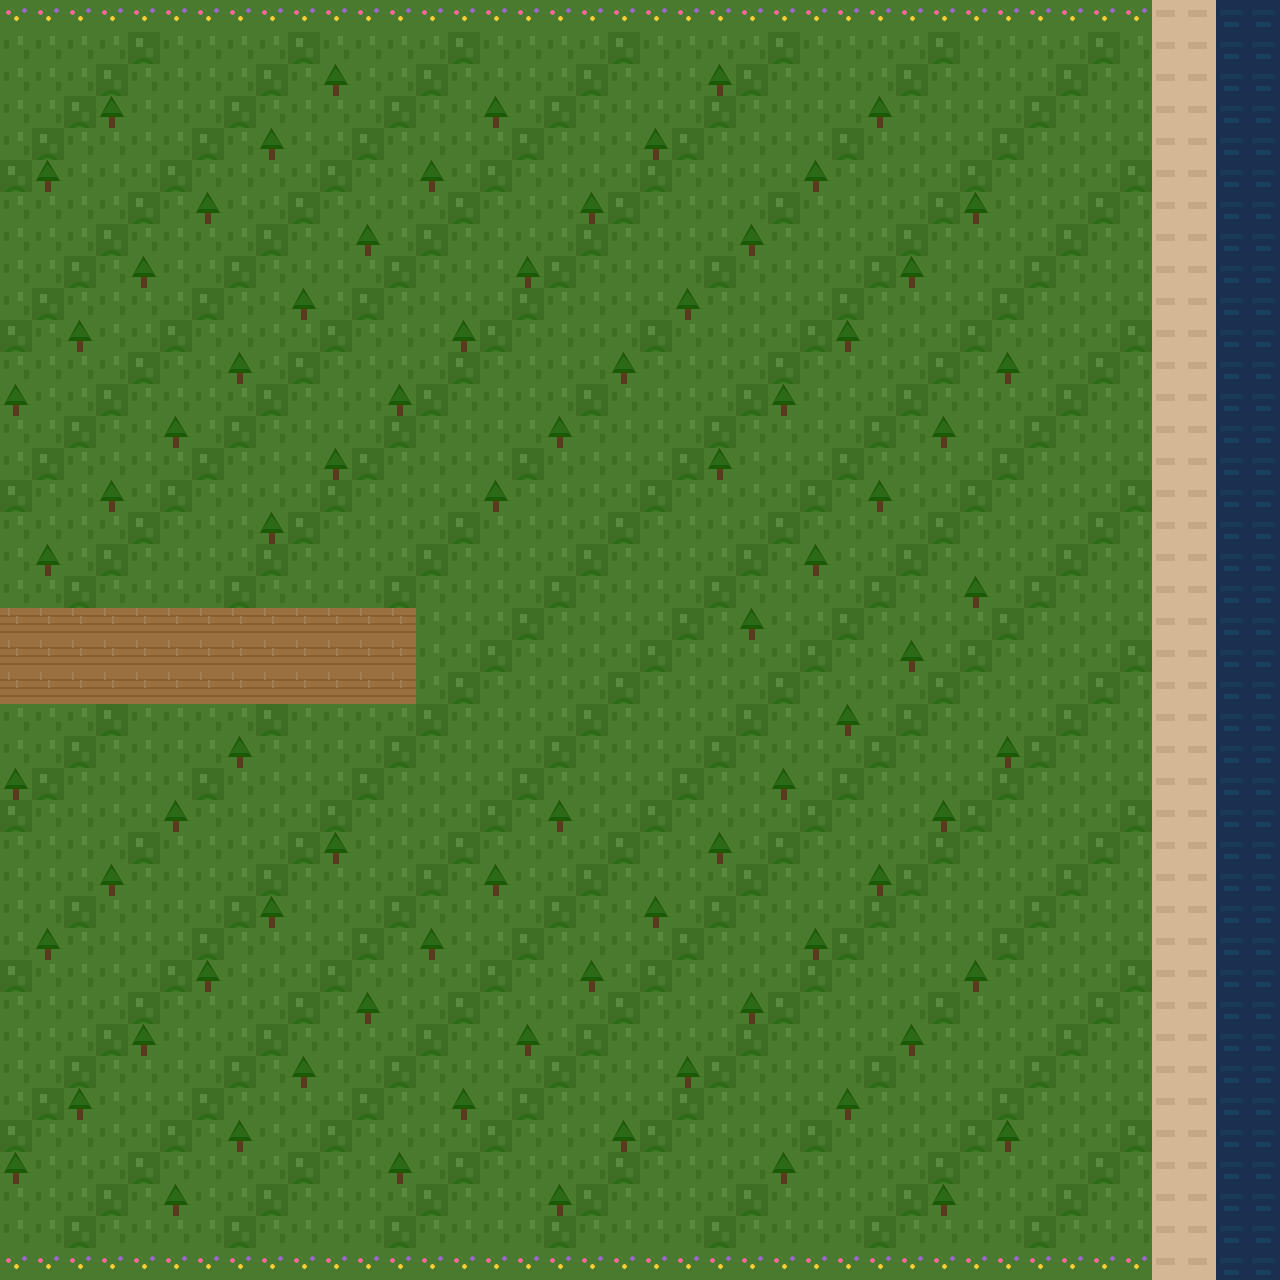

A level layout from a 2D game, rendered from its tile map. Below: a short description, then the map file with tile-grid data replaced by summaries:
An orthogonal 40x40 tile map with 32x32 px tiles, 2 tile layers (Ground, Features) and 44 objects (from-jamestown, to-jamestown, hunter, kanta-wild, target-1, ...).

<map version="1.9" tiledversion="1.9.2" orientation="orthogonal" renderorder="right-down" width="40" height="40" tilewidth="32" tileheight="32" infinite="0" nextlayerid="4" nextobjectid="45">
 <tileset firstgid="1" source="ship-tiles.tsx" />
 <layer id="1" name="Ground" width="40" height="40">
  <data>[1600 cells, 1600 non-empty, 4 distinct tile ids]</data>
 </layer>
 <layer id="2" name="Features" width="40" height="40">
  <data>[1600 cells, 235 non-empty, 3 distinct tile ids]</data>
 </layer>
 <objectgroup id="3" name="Events">
  <object id="1" name="from-jamestown" x="64" y="640">
   <point />
  </object>
  <object id="23" name="to-jamestown" x="32" y="640">
   <point />
  </object>
  <object id="2" name="hunter" x="288" y="640">
   <point />
  </object>
  <object id="27" name="kanta-wild" x="544" y="640">
   <point />
  </object>
  <object id="17" name="target-1" x="448" y="576">
   <point />
  </object>
  <object id="18" name="target-2" x="544" y="576">
   <point />
  </object>
  <object id="19" name="target-3" x="640" y="576">
   <point />
  </object>
  <object id="20" name="target-4" x="480" y="704">
   <point />
  </object>
  <object id="21" name="target-5" x="576" y="704">
   <point />
  </object>
  <object id="22" name="target-6" x="672" y="704">
   <point />
  </object>
  <object id="3" name="mussel-1" x="1120" y="192">
   <point />
  </object>
  <object id="4" name="mussel-2" x="1120" y="416">
   <point />
  </object>
  <object id="5" name="mussel-3" x="1120" y="640">
   <point />
  </object>
  <object id="6" name="mussel-4" x="1120" y="864">
   <point />
  </object>
  <object id="7" name="mussel-5" x="1120" y="1056">
   <point />
  </object>
  <object id="8" name="crab-1" x="1088" y="128">
   <point />
  </object>
  <object id="9" name="crab-2" x="1088" y="352">
   <point />
  </object>
  <object id="10" name="crab-3" x="1088" y="544">
   <point />
  </object>
  <object id="11" name="crab-4" x="1088" y="768">
   <point />
  </object>
  <object id="12" name="crab-5" x="1088" y="992">
   <point />
  </object>
  <object id="13" name="rabbit-1" x="320" y="256">
   <point />
  </object>
  <object id="14" name="rabbit-2" x="640" y="384">
   <point />
  </object>
  <object id="15" name="rabbit-3" x="416" y="960">
   <point />
  </object>
  <object id="16" name="deer-1" x="192" y="320">
   <point />
  </object>
  <object id="44" name="deer-2" x="800" y="896">
   <point />
  </object>
  <object id="28" name="turkey-1" x="736" y="256">
   <point />
  </object>
  <object id="29" name="turkey-2" x="288" y="896">
   <point />
  </object>
  <object id="30" name="bear-1" x="192" y="160">
   <point />
  </object>
  <object id="34" name="squirrel-1" x="480" y="192">
   <point />
  </object>
  <object id="35" name="squirrel-2" x="160" y="544">
   <point />
  </object>
  <object id="36" name="squirrel-3" x="832" y="448">
   <point />
  </object>
  <object id="37" name="squirrel-4" x="576" y="1024">
   <point />
  </object>
  <object id="31" name="corn-1" x="672" y="192">
   <point />
  </object>
  <object id="32" name="corn-2" x="896" y="544">
   <point />
  </object>
  <object id="33" name="corn-3" x="544" y="896">
   <point />
  </object>
  <object id="38" name="wheat-1" x="800" y="192">
   <point />
  </object>
  <object id="39" name="wheat-2" x="960" y="640">
   <point />
  </object>
  <object id="40" name="wheat-3" x="704" y="1024">
   <point />
  </object>
  <object id="41" name="carrot-1" x="544" y="256">
   <point />
  </object>
  <object id="42" name="carrot-2" x="928" y="384">
   <point />
  </object>
  <object id="43" name="carrot-3" x="736" y="832">
   <point />
  </object>
  <object id="24" name="berry-1" x="384" y="384">
   <point />
  </object>
  <object id="25" name="berry-2" x="800" y="640">
   <point />
  </object>
  <object id="26" name="berry-3" x="480" y="832">
   <point />
  </object>
 </objectgroup>
</map>
